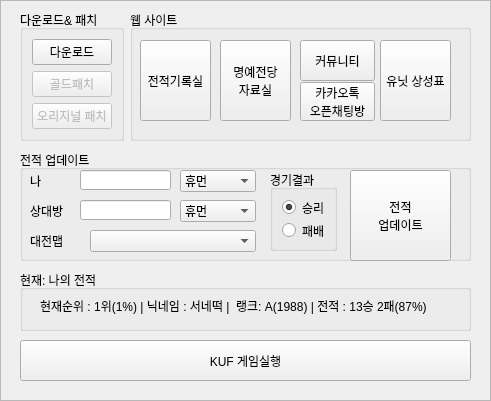
   <widget class="QFrame" name="kuf_frame">
    <property name="enabled">
     <bool>true</bool>
    </property>
    <property name="geometry">
     <rect>
      <x>250</x>
      <y>65</y>
      <width>491</width>
      <height>401</height>
     </rect>
    </property>
    <property name="frameShape">
     <enum>QFrame::StyledPanel</enum>
    </property>
    <property name="frameShadow">
     <enum>QFrame::Raised</enum>
    </property>
    <widget class="QGroupBox" name="groupBox_2">
     <property name="geometry">
      <rect>
       <x>20</x>
       <y>10</y>
       <width>104</width>
       <height>131</height>
      </rect>
     </property>
     <property name="title">
      <string>다운로드&amp;&amp; 패치</string>
     </property>
     <layout class="QVBoxLayout" name="verticalLayout_2">
      <item>
       <widget class="QPushButton" name="kuf_down">
        <property name="text">
         <string>다운로드</string>
        </property>
       </widget>
      </item>
      <item>
       <widget class="QPushButton" name="kuf_gold">
        <property name="enabled">
         <bool>false</bool>
        </property>
        <property name="text">
         <string>골드패치</string>
        </property>
       </widget>
      </item>
      <item>
       <widget class="QPushButton" name="kuf_original">
        <property name="enabled">
         <bool>false</bool>
        </property>
        <property name="text">
         <string>오리지널 패치</string>
        </property>
       </widget>
      </item>
     </layout>
    </widget>
    <widget class="QGroupBox" name="groupBox">
     <property name="geometry">
      <rect>
       <x>20</x>
       <y>150</y>
       <width>451</width>
       <height>111</height>
      </rect>
     </property>
     <property name="title">
      <string>전적 업데이트</string>
     </property>
     <widget class="QPushButton" name="kuf_update">
      <property name="geometry">
       <rect>
        <x>330</x>
        <y>20</y>
        <width>101</width>
        <height>91</height>
       </rect>
      </property>
      <property name="text">
       <string>전적
업데이트</string>
      </property>
     </widget>
     <widget class="QComboBox" name="kuf_myrace">
      <property name="geometry">
       <rect>
        <x>160</x>
        <y>20</y>
        <width>76</width>
        <height>22</height>
       </rect>
      </property>
      <item>
       <property name="text">
        <string>휴먼</string>
       </property>
      </item>
      <item>
       <property name="text">
        <string>데빌</string>
       </property>
      </item>
     </widget>
     <widget class="QLineEdit" name="kuf_myname">
      <property name="geometry">
       <rect>
        <x>60</x>
        <y>20</y>
        <width>91</width>
        <height>20</height>
       </rect>
      </property>
     </widget>
     <widget class="QLineEdit" name="kuf_yourname">
      <property name="geometry">
       <rect>
        <x>60</x>
        <y>50</y>
        <width>91</width>
        <height>20</height>
       </rect>
      </property>
     </widget>
     <widget class="QComboBox" name="kuf_yourace">
      <property name="geometry">
       <rect>
        <x>160</x>
        <y>50</y>
        <width>76</width>
        <height>22</height>
       </rect>
      </property>
      <item>
       <property name="text">
        <string>휴먼</string>
       </property>
      </item>
      <item>
       <property name="text">
        <string>데빌</string>
       </property>
      </item>
     </widget>
     <widget class="QLabel" name="label_2">
      <property name="geometry">
       <rect>
        <x>10</x>
        <y>50</y>
        <width>41</width>
        <height>21</height>
       </rect>
      </property>
      <property name="text">
       <string>상대방</string>
      </property>
     </widget>
     <widget class="QLabel" name="label_3">
      <property name="geometry">
       <rect>
        <x>10</x>
        <y>20</y>
        <width>41</width>
        <height>21</height>
       </rect>
      </property>
      <property name="frameShape">
       <enum>QFrame::NoFrame</enum>
      </property>
      <property name="text">
       <string>나</string>
      </property>
     </widget>
     <widget class="QLabel" name="label_4">
      <property name="geometry">
       <rect>
        <x>10</x>
        <y>80</y>
        <width>41</width>
        <height>21</height>
       </rect>
      </property>
      <property name="text">
       <string>대전맵</string>
      </property>
     </widget>
     <widget class="QComboBox" name="kuf_map">
      <property name="geometry">
       <rect>
        <x>70</x>
        <y>80</y>
        <width>166</width>
        <height>22</height>
       </rect>
      </property>
     </widget>
     <widget class="QGroupBox" name="groupBox_7">
      <property name="geometry">
       <rect>
        <x>250</x>
        <y>20</y>
        <width>67</width>
        <height>81</height>
       </rect>
      </property>
      <property name="title">
       <string>경기결과</string>
      </property>
      <layout class="QVBoxLayout" name="verticalLayout_4">
       <item>
        <widget class="QRadioButton" name="kuf_win">
         <property name="tabletTracking">
          <bool>false</bool>
         </property>
         <property name="text">
          <string>승리</string>
         </property>
         <property name="checked">
          <bool>true</bool>
         </property>
        </widget>
       </item>
       <item>
        <widget class="QRadioButton" name="kuf_lose">
         <property name="text">
          <string>패배</string>
         </property>
        </widget>
       </item>
      </layout>
     </widget>
    </widget>
    <widget class="QGroupBox" name="groupBox_3">
     <property name="geometry">
      <rect>
       <x>130</x>
       <y>10</y>
       <width>341</width>
       <height>131</height>
      </rect>
     </property>
     <property name="title">
      <string>웹 사이트</string>
     </property>
     <widget class="QPushButton" name="kuf_rank">
      <property name="geometry">
       <rect>
        <x>10</x>
        <y>30</y>
        <width>71</width>
        <height>81</height>
       </rect>
      </property>
      <property name="text">
       <string>전적기록실</string>
      </property>
     </widget>
     <widget class="QPushButton" name="kuf_cafe">
      <property name="geometry">
       <rect>
        <x>170</x>
        <y>30</y>
        <width>75</width>
        <height>41</height>
       </rect>
      </property>
      <property name="text">
       <string>커뮤니티</string>
      </property>
     </widget>
     <widget class="QPushButton" name="kuf_balance">
      <property name="geometry">
       <rect>
        <x>250</x>
        <y>30</y>
        <width>71</width>
        <height>81</height>
       </rect>
      </property>
      <property name="text">
       <string>유닛 상성표</string>
      </property>
     </widget>
     <widget class="QPushButton" name="kuf_honor">
      <property name="geometry">
       <rect>
        <x>90</x>
        <y>30</y>
        <width>71</width>
        <height>81</height>
       </rect>
      </property>
      <property name="focusPolicy">
       <enum>Qt::WheelFocus</enum>
      </property>
      <property name="text">
       <string>명예전당
자료실</string>
      </property>
     </widget>
     <widget class="QPushButton" name="kuf_kakao">
      <property name="geometry">
       <rect>
        <x>170</x>
        <y>72</y>
        <width>75</width>
        <height>39</height>
       </rect>
      </property>
      <property name="text">
       <string>카카오톡
오픈채팅방</string>
      </property>
     </widget>
    </widget>
    <widget class="QPushButton" name="kuf_start">
     <property name="geometry">
      <rect>
       <x>20</x>
       <y>340</y>
       <width>451</width>
       <height>41</height>
      </rect>
     </property>
     <property name="text">
      <string>KUF 게임실행</string>
     </property>
     <property name="icon">
      <iconset>
       <normaloff>KingdomUnderFire_128.ico</normaloff>KingdomUnderFire_128.ico</iconset>
     </property>
     <property name="iconSize">
      <size>
       <width>30</width>
       <height>30</height>
      </size>
     </property>
    </widget>
    <widget class="QGroupBox" name="groupBox_25">
     <property name="geometry">
      <rect>
       <x>20</x>
       <y>270</y>
       <width>451</width>
       <height>61</height>
      </rect>
     </property>
     <property name="title">
      <string>현재: 나의 전적</string>
     </property>
     <widget class="QLabel" name="kuf_myrank">
      <property name="geometry">
       <rect>
        <x>20</x>
        <y>20</y>
        <width>431</width>
        <height>31</height>
       </rect>
      </property>
      <property name="frameShape">
       <enum>QFrame::NoFrame</enum>
      </property>
      <property name="text">
       <string>현재순위 : 1위(1%) | 닉네임 : 서네떡 |  랭크: A(1988) | 전적 : 13승 2패(87%)</string>
      </property>
     </widget>
    </widget>
   </widget>
